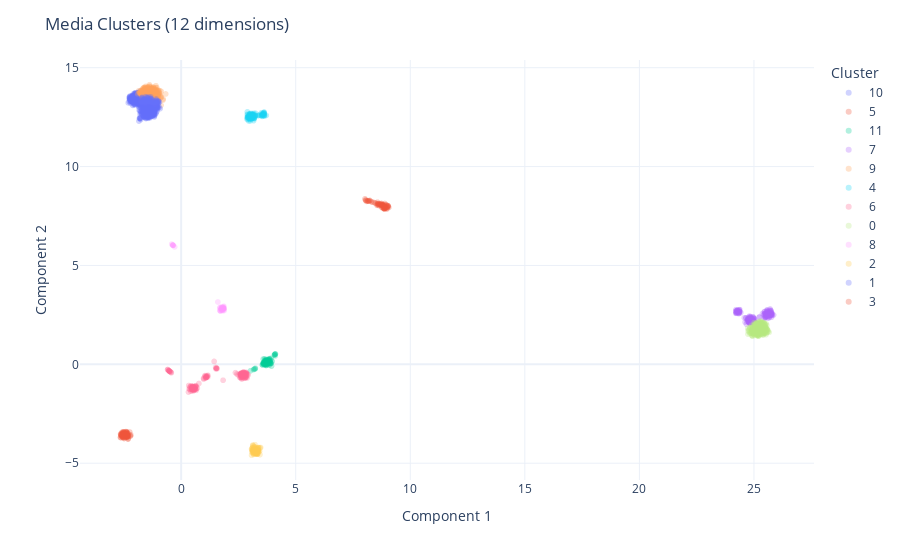

The cell this chart's notebook holds for it:
### Code cell
# Plot the training points
fig = px.scatter(
    data_frame = reduced_df,
    x = "Component 1",
    y = "Component 2",
    color = "Cluster",
    hover_data = ["taxon_id", "media_id"],
    opacity = 0.3
) 

fig.update_layout(
    title="Media Clusters (12 dimensions)",
    template="plotly_white"
)

fig.show()
